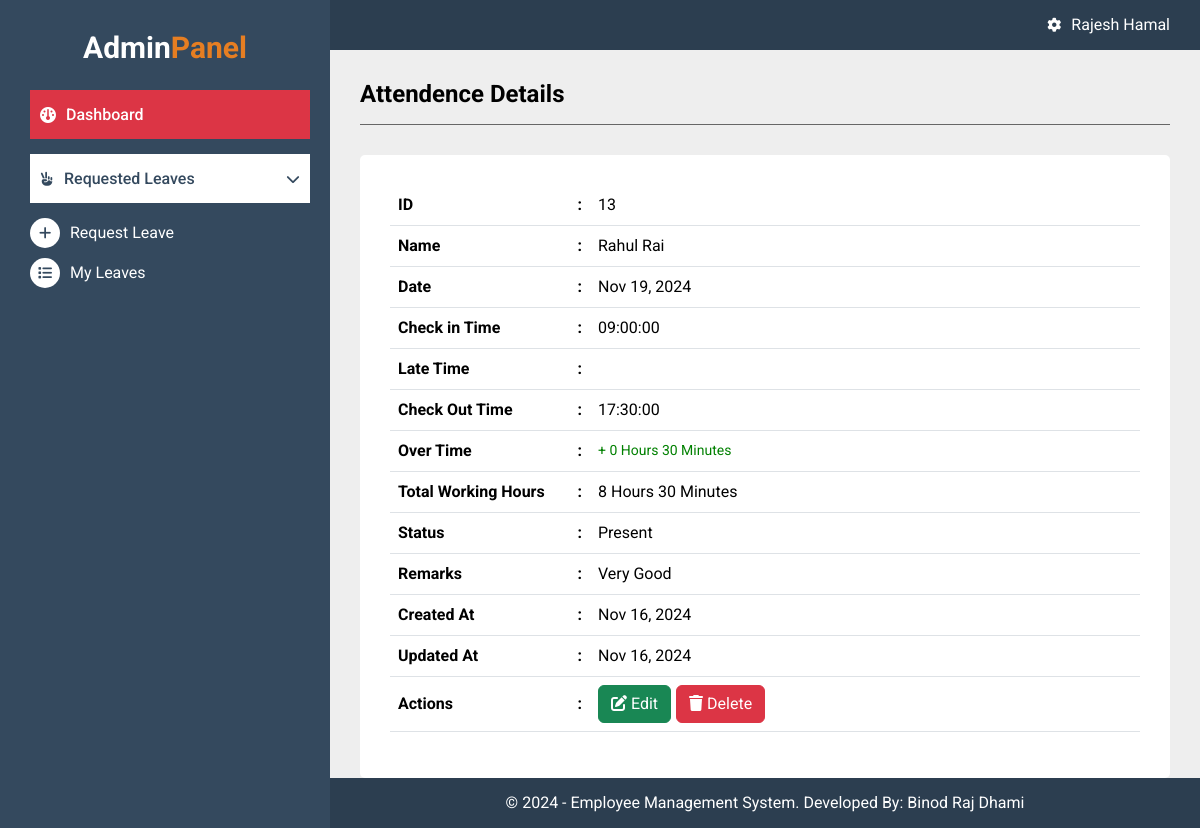
The page /admin/show_attendence.php?id=13 (signed in) on the database its author committed.
### tables this page shows
CREATE TABLE `tbl_attendences` (
  `id` int(11) NOT NULL,
  `employee_id` int(11) NOT NULL,
  `date` date NOT NULL,
  `check_in_time` time DEFAULT NULL,
  `late_time` varchar(255) DEFAULT NULL,
  `check_out_time` time DEFAULT NULL,
  `over_time` varchar(255) DEFAULT NULL,
  `total_working_hours` varchar(255) DEFAULT NULL,
  `status` enum('Present','Absent','On Leave','Partial Day') NOT NULL,
  `remarks` varchar(255) DEFAULT NULL,
  `created_at` datetime NOT NULL DEFAULT current_timestamp(),
  `updated_at` datetime DEFAULT current_timestamp()
);

### admin/show_attendence.php (the view, shortened to what this page needs)
<?php
include_once("includes/header.php");
include_once("includes/sidebar.php");
$get_id = $_GET['id'];
$fetch_query = "SELECT * FROM tbl_attendences where id= $get_id";
$result = $connection->query($fetch_query);
if ($result->num_rows > 0) {
    $attendence = $result->fetch_assoc();
    $employee_id = $attendence['employee_id'];
    $attendence['employee'] = $connection->query("SELECT * FROM tbl_users where id=$employee_id")->fetch_assoc()['name'];
} else {
    header("location: list_employee.php");
}
?>
<div class="admin-main">
    <div class="heading-panel">
        <h1>Attendence Details</h1>
    </div>
    <div class="body-panel">
        <table class="table tableb-bordered">
            <thead>
                <thead>
                    <tr style="vertical-align: middle;">
                        <th style="width: 200px;">ID <span style="float: right;">:</span></th>
                        <td><?php echo $attendence['id']; ?></td>
                    </tr>
                    <tr style="vertical-align: middle;">
                        <th style="width: 200px;">Name <span style="float: right;">:</span></th>
                        <td><?php echo $attendence['employee']; ?></td>
                    </tr>
                    <tr style="vertical-align: middle;">
                        <th style="width: 200px;">Date <span style="float: right;">:</span></th>
                        <td><?php echo date("M d, Y", strtotime($attendence['date'])); ?></td>
                    </tr>
                    <tr style="vertical-align: middle;">
                        <th style="width: 200px;">Check in Time <span style="float: right;">:</span></th>
                        <td><?php echo $attendence['check_in_time']; ?></td>
                    </tr>
                    <tr style="vertical-align: middle;">
                        <th style="width: 200px;">Late Time <span style="float: right;">:</span></th>
                        <td>
                        </td>
                    </tr>
                    <tr style="vertical-align: middle;">
                        <th style="width: 200px;">Check Out Time <span style="float: right;">:</span></th>
                        <td><?php echo $attendence['check_out_time']; ?></td>
                    </tr>
                    <tr style="vertical-align: middle;">
                        <th style="width: 200px;">Over Time <span style="float: right;">:</span></th>
                        <td>
                            <?php if (!empty($attendence['over_time'])) { ?>
                                <span style="display:block;color:green; font-size:14px">
                                    + <?php echo $attendence['over_time']; ?>
                                </span>
                            <?php } ?>
                        </td>
                    </tr>
                    <tr style="vertical-align: middle;">
                        <th style="width: 200px;">Total Working Hours <span style="float: right;">:</span></th>
                        <td><?php echo $attendence['total_working_hours']; ?></td>
                    </tr>
                    <tr style="vertical-align: middle;">
                        <th style="width: 200px;">Status <span style="float: right;">:</span></th>
                        <td><?php echo $attendence['status']; ?></td>
                    </tr>
                    <tr style="vertical-align: middle;">
                        <th style="width: 200px;">Remarks <span style="float: right;">:</span></th>
                        <td><?php echo $attendence['remarks']; ?></td>
                    </tr>
                    <tr style="vertical-align: middle;">
                        <th style="width: 200px;">Created At <span style="float: right;">:</span></th>
                        <td><?php echo date("M d, Y", strtotime($attendence['created_at'])); ?></td>
                    </tr>
                    <tr style="vertical-align: middle;">
                        <th style="width: 200px;">Updated At <span style="float: right;">:</span></th>
                        <td><?php echo date("M d, Y", strtotime($attendence['updated_at'])); ?></td>
                    </tr>
                    <tr style="vertical-align: middle;">
                        <th style="width: 200px;">Actions <span style="float: right;">:</span></th>
                        <td>
                            <div class="bnt-actions-link">
                                <a href="edit_attendence.php?id=<?php echo $attendence['id']; ?>" class="btn btn-success">
                                    <i class="fa-solid fa-pen-to-square"></i>
                                    <span>Edit</span>
                                </a>
                                <form action="delete_attendence.php?id=<?php echo $attendence['id']; ?>" method="POST">
                                    <button type="submit" class="btn btn-danger">
                                        <i class="fa-solid fa-trash"></i>
                                        <span>Delete</span>
                                    </button>
                                </form>
                        </td>
                    </tr>
                </thead>
        </table>
    </div>
</div>
<?php include_once("includes/footer.php"); ?>

### css/styles.css (style rules this page uses)
* { margin: 0; padding: 0; font-family: "Roboto", serif; }
body { margin: 0; padding: 0; font-size: 16px; color: #000; font-family: "Roboto", serif; background: #eee; }
.admin-main { position: absolute; top: 50px; left: 330px; width: calc(100% - 330px); background: #eee; padding: 30px; padding-bottom: 50px; }
.heading-panel { padding-bottom: 15px; margin-bottom: 30px; border-bottom: #666 solid 1px; }
.heading-panel h1 { margin-bottom: 0; font-size: 24px; font-weight: 700; }
.body-panel { padding: 30px; background: #fff; border-radius: 5px; }
.bnt-actions-link { display: flex; align-items: center; gap: 5px }

### rows shown on the page
tbl_attendences: id "13", date "Nov 19, 2024", check_in_time "09:00:00", check_out_time "17:30:00", over_time "0 Hours 30 Minutes", total_working_hours "8 Hours 30 Minutes", status "Present", remarks "Very Good", created_at "Nov 16, 2024", updated_at "Nov 16, 2024"

### other values the page prints
$_SESSION['name'] "Rajesh Hamal"
$attendence['employee'] "Rahul Rai"
Date('Y') "2024"
